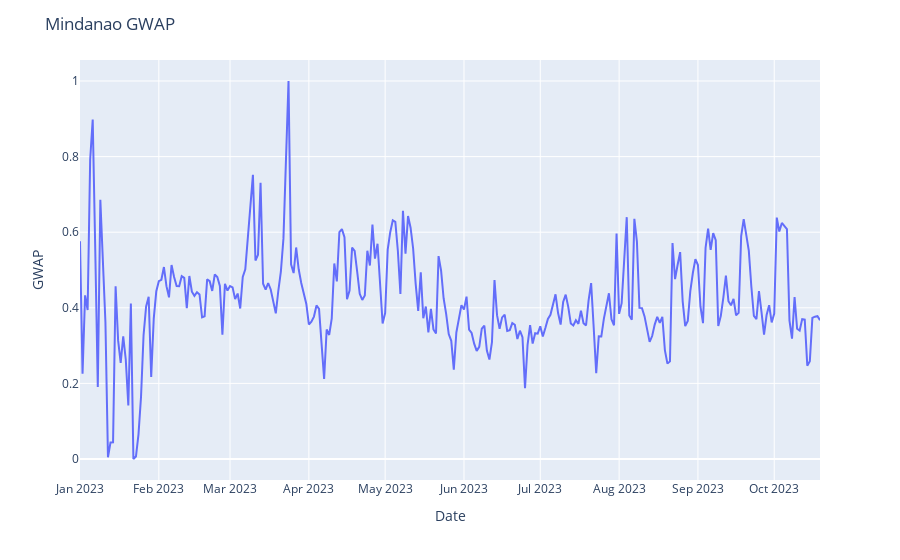
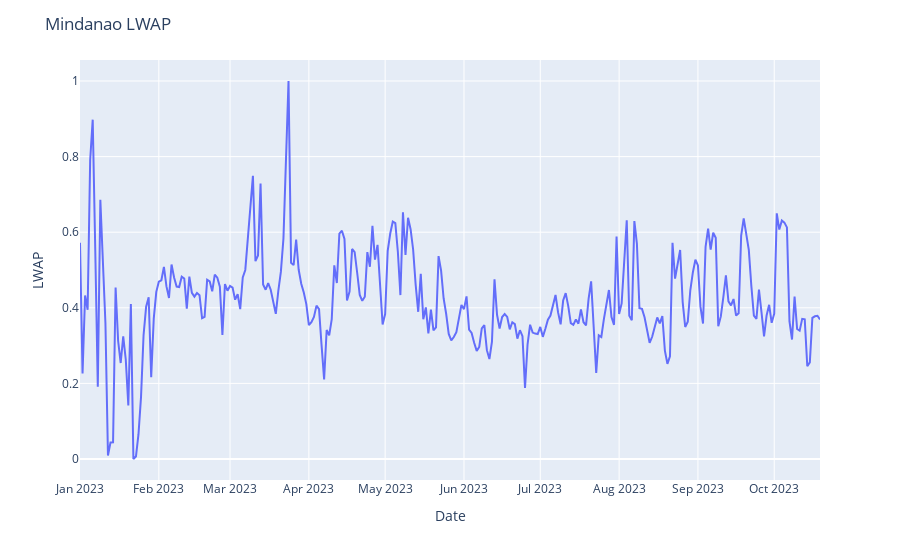

Notebook code for these charts, in order:
### Code cell
#Plotting Train LWAP ang GWAP
# Create the line plot
gwap_plot = px.line(GWAP_train, x=GWAP_train.index, y='GWAP')
lwap_plot = px.line(LWAP_train, x=LWAP_train.index, y='LWAP')
# Set the title using the ticker value
gwap_plot.update_layout(title=f"Mindanao GWAP")
lwap_plot.update_layout(title=f"Mindanao LWAP")
# Display the plot
gwap_plot.show()
lwap_plot.show()

### Figure 1 — Plotly figure (JSON) as saved in the notebook; plotly's stock layout.template omitted (floating-point values rounded to 4 significant figures; data arrays with more than 128 entries replaced by an {"elided": "..."} marker saying what was removed)
{"data": [{"hovertemplate": "Date=%{x}<br>GWAP=%{y}<extra></extra>", "legendgroup": "", "line": {"color": "#636efa", "dash": "solid"}, "marker": {"symbol": "circle"}, "mode": "lines", "name": "", "orientation": "v", "showlegend": false, "type": "scatter", "x": {"elided": "292 str values"}, "xaxis": "x", "y": {"elided": "292 float values"}, "yaxis": "y"}], "layout": {"legend": {"tracegroupgap": 0}, "margin": {"t": 60}, "title": {"text": "Mindanao GWAP"}, "xaxis": {"anchor": "y", "domain": [0, 1], "title": {"text": "Date"}}, "yaxis": {"anchor": "x", "domain": [0, 1], "title": {"text": "GWAP"}}}}

### Figure 2 — Plotly figure (JSON) as saved in the notebook; plotly's stock layout.template omitted (floating-point values rounded to 4 significant figures; data arrays with more than 128 entries replaced by an {"elided": "..."} marker saying what was removed)
{"data": [{"hovertemplate": "Date=%{x}<br>LWAP=%{y}<extra></extra>", "legendgroup": "", "line": {"color": "#636efa", "dash": "solid"}, "marker": {"symbol": "circle"}, "mode": "lines", "name": "", "orientation": "v", "showlegend": false, "type": "scatter", "x": {"elided": "292 str values"}, "xaxis": "x", "y": {"elided": "292 float values"}, "yaxis": "y"}], "layout": {"legend": {"tracegroupgap": 0}, "margin": {"t": 60}, "title": {"text": "Mindanao LWAP"}, "xaxis": {"anchor": "y", "domain": [0, 1], "title": {"text": "Date"}}, "yaxis": {"anchor": "x", "domain": [0, 1], "title": {"text": "LWAP"}}}}
